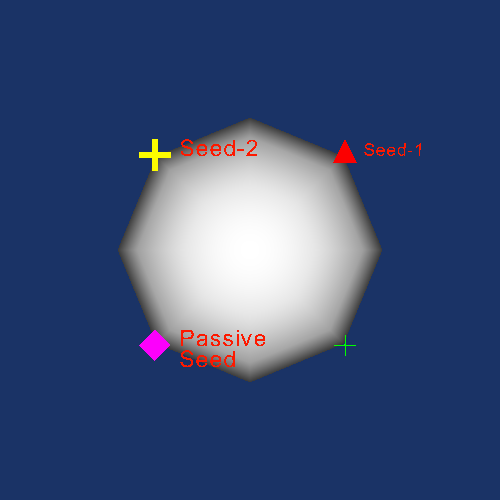

The script that drew this image:
#!/usr/bin/env python
# Demonstrate vtkSeedWidget with heterogeneous handle representations.

import vtkmodules.vtkInteractionStyle  # noqa: F401
import vtkmodules.vtkRenderingFreeType  # noqa: F401
import vtkmodules.vtkRenderingOpenGL2  # noqa: F401

from vtkmodules.vtkFiltersSources import vtkGlyphSource2D, vtkSphereSource
from vtkmodules.vtkInteractionWidgets import (
    vtkOrientedPolygonalHandleRepresentation3D,
    vtkPointHandleRepresentation3D,
    vtkSeedRepresentation,
    vtkSeedWidget,
)
from vtkmodules.vtkRenderingCore import (
    vtkActor,
    vtkPolyDataMapper,
    vtkRenderWindow,
    vtkRenderWindowInteractor,
    vtkRenderer,
)

# Source
sphere_source = vtkSphereSource()

# Mapper + Actor
sphere_mapper = vtkPolyDataMapper()
sphere_mapper.SetInputConnection(sphere_source.GetOutputPort())

sphere_actor = vtkActor()
sphere_actor.SetMapper(sphere_mapper)

# Renderer
renderer = vtkRenderer()
renderer.AddActor(sphere_actor)
renderer.SetBackground(0.1, 0.2, 0.4)

# Render window
render_window = vtkRenderWindow()
render_window.AddRenderer(renderer)
render_window.SetWindowName("seed widget non uniform representations")
render_window.SetMultiSamples(0)
render_window.SetSize(500, 500)

# Interactor
interactor = vtkRenderWindowInteractor()
interactor.SetRenderWindow(render_window)


# Callback prints seed count on placement
def place_point_callback(caller, event_string):
    print(f"Point placed, total of: {seed_rep.GetNumberOfSeeds()}")


# Widget
glyphs = vtkGlyphSource2D()

seed_rep = vtkSeedRepresentation()

seed_widget = vtkSeedWidget()
seed_widget.SetInteractor(interactor)
seed_widget.SetRepresentation(seed_rep)
seed_widget.AddObserver("PlacePointEvent", place_point_callback)
seed_widget.EnabledOn()

# Exit interactive placement mode
seed_widget.CompleteInteraction()

# Seed 1: triangle glyph, oriented polygonal handle
handle_rep_1 = vtkOrientedPolygonalHandleRepresentation3D()
glyphs.SetGlyphTypeToTriangle()
glyphs.SetScale(0.1)
glyphs.Update()
handle_rep_1.SetHandle(glyphs.GetOutput())
handle_rep_1.GetProperty().SetColor(1, 0, 0)
handle_rep_1.SetLabelVisibility(1)
handle_rep_1.SetLabelText("Seed-1")
seed_rep.SetHandleRepresentation(handle_rep_1)
handle_widget_1 = seed_widget.CreateNewHandle()
handle_widget_1.SetEnabled(1)
seed_rep.GetHandleRepresentation(0).SetWorldPosition((0.3, 0.3, 0.6))

# Seed 2: 3D point crosshair handle
handle_rep_2 = vtkPointHandleRepresentation3D()
handle_rep_2.GetProperty().SetColor(0, 1, 0)
seed_rep.SetHandleRepresentation(handle_rep_2)
handle_widget_2 = seed_widget.CreateNewHandle()
handle_widget_2.SetEnabled(1)
seed_rep.GetHandleRepresentation(1).SetWorldPosition((0.3, -0.3, 0.6))

# Seed 3: thick cross glyph, oriented polygonal handle
handle_rep_3 = vtkOrientedPolygonalHandleRepresentation3D()
glyphs.SetGlyphTypeToThickCross()
glyphs.Update()
handle_rep_3.SetHandle(glyphs.GetOutput())
handle_rep_3.GetProperty().SetColor(1, 1, 0)
handle_rep_3.SetLabelVisibility(1)
handle_rep_3.SetLabelText("Seed-2")
seed_rep.SetHandleRepresentation(handle_rep_3)
handle_widget_3 = seed_widget.CreateNewHandle()
handle_widget_3.SetEnabled(1)
seed_rep.GetHandleRepresentation(2).SetWorldPosition((-0.3, 0.3, 0.6))

# Seed 4: diamond glyph, passive (does not respond to interaction)
handle_rep_4 = vtkOrientedPolygonalHandleRepresentation3D()
glyphs.SetGlyphTypeToDiamond()
glyphs.Update()
handle_rep_4.SetHandle(glyphs.GetOutput())
handle_rep_4.GetProperty().SetColor(1, 0, 1)
handle_rep_4.SetLabelVisibility(1)
handle_rep_4.SetLabelText("Passive\nSeed")
seed_rep.SetHandleRepresentation(handle_rep_4)
handle_widget_4 = seed_widget.CreateNewHandle()
handle_widget_4.SetEnabled(1)
handle_widget_4.ProcessEventsOff()
seed_rep.GetHandleRepresentation(3).SetWorldPosition((-0.3, -0.3, 0.6))

# Scene
renderer.ResetCamera()

interactor.Initialize()
interactor.Start()
